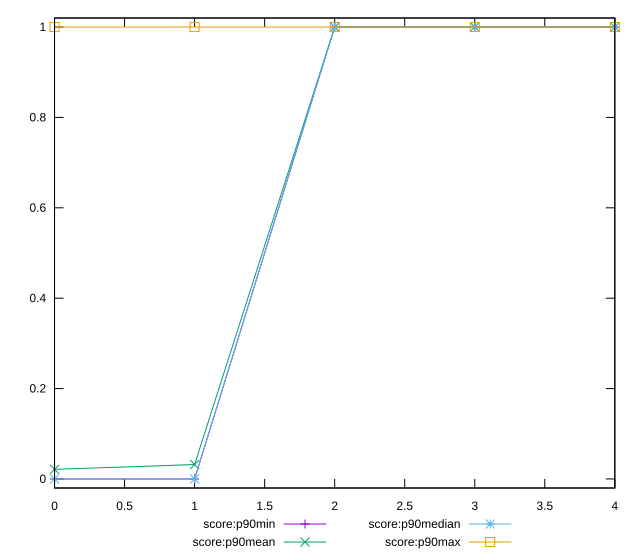

This figure's gnuplot source:
reset

$scoreP90Min <<EOF
0 0
1 0
2 1
3 1
4 1
EOF

$scoreP90Mean <<EOF
0 0.02127659574468085
1 0.031914893617021274
2 1
3 1
4 1
EOF

$scoreP90Median <<EOF
0 0
1 0
2 1
3 1
4 1
EOF

$scoreP90Max <<EOF
0 1
1 1
2 1
3 1
4 1
EOF

set key outside below
set xrange [0:4]
set yrange [-0.02:1.02]
set trange [-0.02:1.02]
set terminal svg size 640, 560 enhanced background rgb 'white'
set output "report_00018_2021-02-10T15-25-16.877Z/third-party-summary/progression/score.svg"

plot $scoreP90Min title "score:p90min" with linespoints, \
     $scoreP90Mean title "score:p90mean" with linespoints, \
     $scoreP90Median title "score:p90median" with linespoints, \
     $scoreP90Max title "score:p90max" with linespoints

reset
